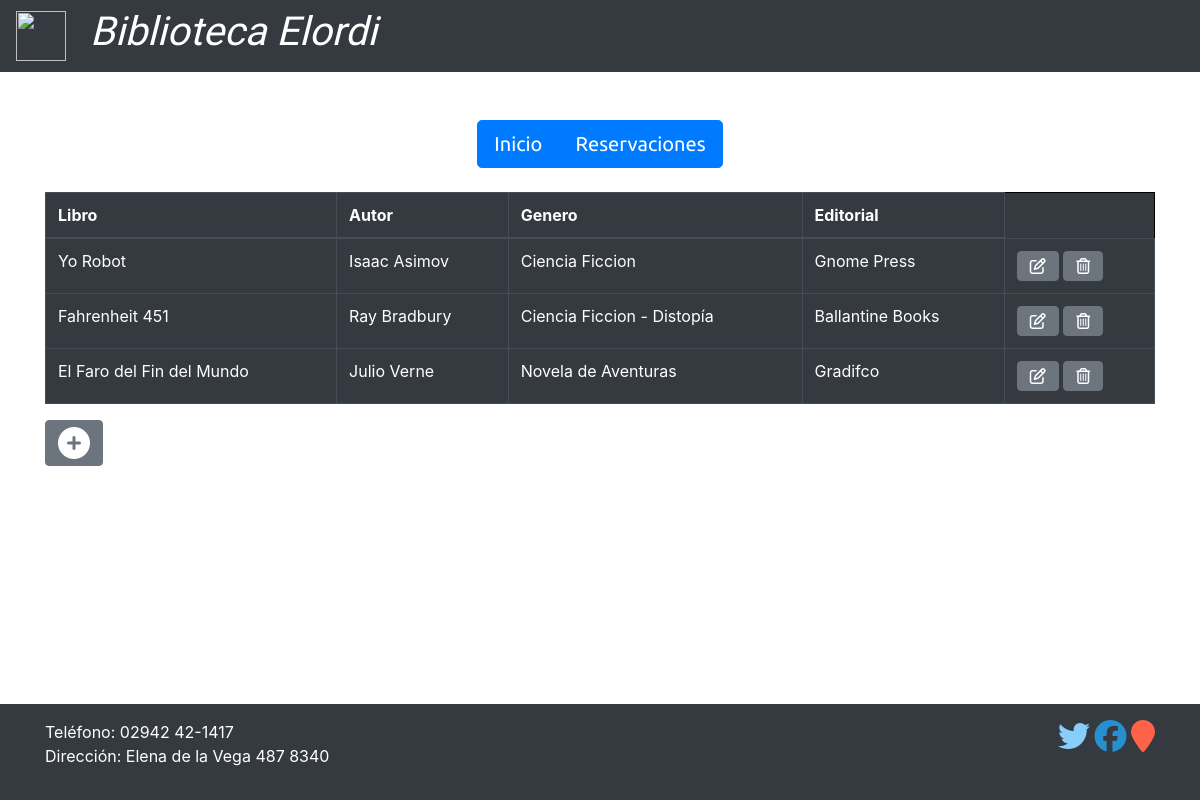
Screenshot of /lista with the database file from the repository.
### database_setup.py (models this page shows, shortened)
class Libro(Base):
    __tablename__ = 'libro'
    id = Column(Integer, primary_key=True)
    titulo = Column(String(250), nullable=False)
    autor = Column(String(250), nullable=False)
    genero = Column(String(250))
    editorial = Column(String(250))

### app.py (the view)
@app.route('/')
@app.route('/lista')
def mostrarLibros():
    libros = session.query(Libro).all()
    return render_template('lista.html', libros=libros)

### templates/lista.html
{% extends "libros.html" %}
    {% block contenido %}
    <table class="table table-hover table-dark">
    <thead>
        <th>Libro</th>
        <th>Autor</th>
        <th>Genero</th>
        <th>Editorial</th>
    </thead>
    {% for libro in libros %}
    <tr>
        <td>{{libro.titulo}}</td>
        <td>{{libro.autor}}</td>
        <td>{{libro.genero}}</td>
        <td>{{libro.editorial}}</td>
        <td>
            <a type="button" class="btn btn-secondary" href="{{url_for('editarLibro', libro_id = libro.id )}}">
                <i class="far fa-edit"></i>
            </a>
            <a type="button" class="btn btn-secondary" href="{{url_for('eliminarLibro', libro_id = libro.id )}}">
                <i class="far fa-trash-alt"></i>
            </a>
        </td>
    </tr>
    {% endfor %}
    </table>
    <a type="button" class="btn btn-secondary" href="{{url_for('nuevoLibro')}}">
        <i class="fas fa-plus-circle fa-2x"></i>
    </a>
    {% endblock %}

### templates/libros.html (shortened to what this page needs)
<html>
    <head>
        <link rel="stylesheet" href="https://stackpath.bootstrapcdn.com/bootstrap/4.5.2/css/bootstrap.min.css">
    </head>
    <body background="https://static8.depositphotos.com/1457895/952/v/950/depositphotos_9529877-stock-illustration-books-background.jpg">
        <nav class="navbar navbar-expand-lg navbar-dark bg-dark">
            <img width="50" height="50" src="https://scontent.faep8-2.fna.fbcdn.net/v/t1.0-9/13091937_547574295403297_6952754273055426742_n.png?_nc_cat=107&_nc_sid=09cbfe&_nc_ohc=R7e6AR41_hQAX9gQbuy&_nc_ht=scontent.faep8-2.fna&oh=7e406173eef3360af1fa8aa3436bfab4&oe=5F7F85A5" alt="">
            <h1 class="text-center font-italic ml-4 text-white navheader">Biblioteca Elordi</h1>
        </nav>
        <div class="text-center pt-5 pb-4">
            <div class="btn-group">
                <a type="button" class="btn btn-primary btn-lg menutxt" href="{{url_for('mostrarLibros')}}">Inicio</a>
                <a type="button" class="btn btn-primary btn-lg menutxt" href="{{url_for('reservaciones')}}">Reservaciones</a>
             </div>
        </div>
        <div class="container ">
            {% block contenido %}
            {% endblock %}
        </div>
        <footer class="footer mt-auto py-3 fixed-bottom p-3 bg-dark text-white">
            <div class="container">
                <span>Teléfono: 02942 42-1417 </span>
                <p class="float-right">
                    <span style="color: lightskyblue;" onclick="location.href='https://www.twitter.com'">
                        <i class="fab fa-twitter fa-2x"></i>
                    </span>
                    <span style="color: rgb(39, 143, 207);" onclick="location.href='https://www.facebook.com'">
                        <i class="fab fa-facebook fa-2x"></i>
                    </span>
                    <span style="color: Tomato;" onclick="location.href='https://www.google.com/maps/place/Biblioteca+Popular+Elordi/@-38.9068974,-70.0664154,15z/data=!4m5!3m4!1s0x0:0xd58b19ca6c1192f4!8m2!3d-38.9068974!4d-70.0664154'">
                        <i class="fas fa-map-marker fa-2x"></i>
                    </span>
                </p>
                <p>Dirección: Elena de la Vega 487 8340 </p>
            </div>
          </footer>
    </body>
</html>

### templates/libros.html (style rules this page uses)
table, th, thead, td { border: 1px solid black; }
h1.navheader { font-family: 'Fredericka the Great', cursive; }
a.menutxt { font-family: 'Ubuntu', sans-serif; }

### rows the page displays
Libro: titulo "Yo Robot", autor "Isaac Asimov", genero "Ciencia Ficcion", editorial "Gnome Press"
Libro: titulo "Fahrenheit 451", autor "Ray Bradbury", genero "Ciencia Ficcion - Distopía", editorial "Ballantine Books"
Libro: titulo "El Faro del Fin del Mundo", autor "Julio Verne", genero "Novela de Aventuras", editorial "Gradifco"
